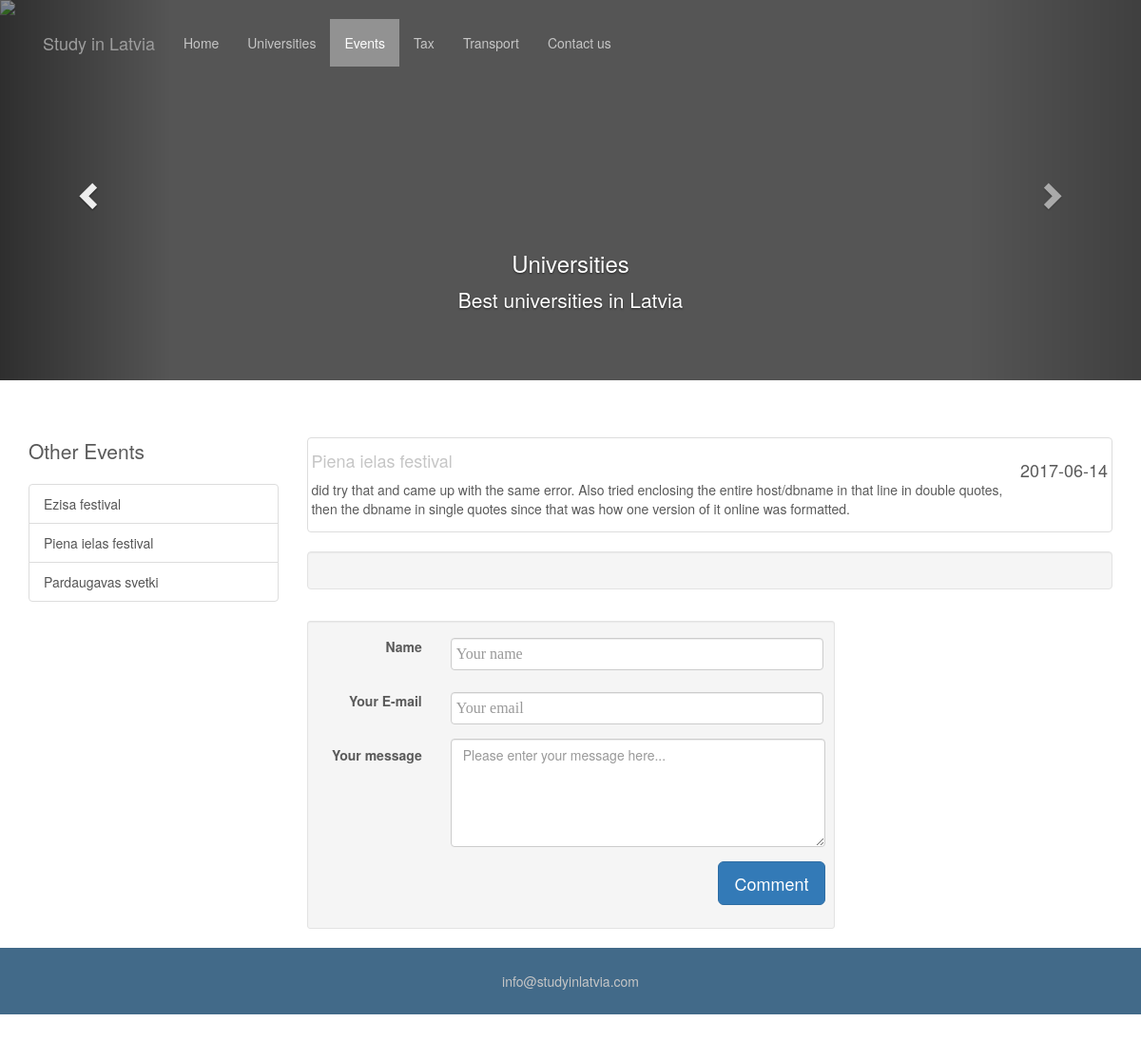
Page /www/code/eventdetails.php?id=2 on the committed database.
### tables this page shows
CREATE TABLE IF NOT EXISTS `events` (
  `event_id` int(11) NOT NULL,
  `event_name` varchar(100) NOT NULL,
  `event_location` varchar(100) NOT NULL,
  `event_picture` varchar(100) NOT NULL,
  `event_date` date NOT NULL,
  `event_description` longtext NOT NULL
);

### www/code/event.php (the view, shortened to what this page needs)
<?php
function listEvents(){
                  try {
                    $db = new PDO("mysql:host=db;dbname=sildb","root","root");
                    $db->setAttribute(PDO::ATTR_ERRMODE,PDO::ERRMODE_EXCEPTION);
                    $db->exec("SET NAMES 'utf8'");
                  } catch (Exception $e) {
                    echo "Could not connect to the database.";
                    exit;
                    }
                  try {
                 $results = $db->query("SELECT * FROM events");
                } catch (Exception $e) {
                echo "Error.";
                exit;
                }
 $results = $results->fetchAll(PDO::FETCH_ASSOC);
 foreach( $results as $result )
 {
   echo '
       <a href="eventdetails.php?id='.$result["event_id"].'" class="list-group-item">'.$result['event_name'].'</a>
   ';
 }
}
function showDetailedEvent(){
                 $event_id = $_GET['id'];
                  try {
                    $db = new PDO("mysql:host=db;dbname=sildb","root","root");
                    $db->setAttribute(PDO::ATTR_ERRMODE,PDO::ERRMODE_EXCEPTION);
                    $db->exec("SET NAMES 'utf8'");
                  } catch (Exception $e) {
                    echo "Could not connect to the database.";
                    exit;
                    }
                  try {
                 $results = $db->query("SELECT * FROM events WHERE event_id =".$event_id."");
                } catch (Exception $e) {
                echo "Error.";
                exit;
                }
 $results = $results->fetchAll(PDO::FETCH_ASSOC);
 foreach( $results as $result )
              {
                echo '
                  <div class="thumbnail">
                    <img class="img-responsive" src="'.$result["event_picture"].'" alt="">
                    <div class="caption-full">
                        <h4 class="pull-right">'.$result['event_date'].'</h4>
                        <h4><a href="#">'.$result['event_name'].'</a>
                        </h4>
                        <p>'.$result['event_description'].'</p>
                    </div>
                </div>
                ';
              }
}
?>

### www/css/detail.css (style rules this page uses)
body { padding-bottom: 40px; color: #5a5a5a; }
a { color: #C6C6C6; text-decoration: none; }

### rows in the picture
events: event_name "Ezisa festival"
events: event_name "Piena ielas festival", event_date "2017-06-14", event_description "did try that and came up with the same error. Also tried enclosing the entire host/dbname in that line in double quotes, then the dbname in single quotes since that was how one version of it online was formatted."
events: event_name "Pardaugavas svetki"
